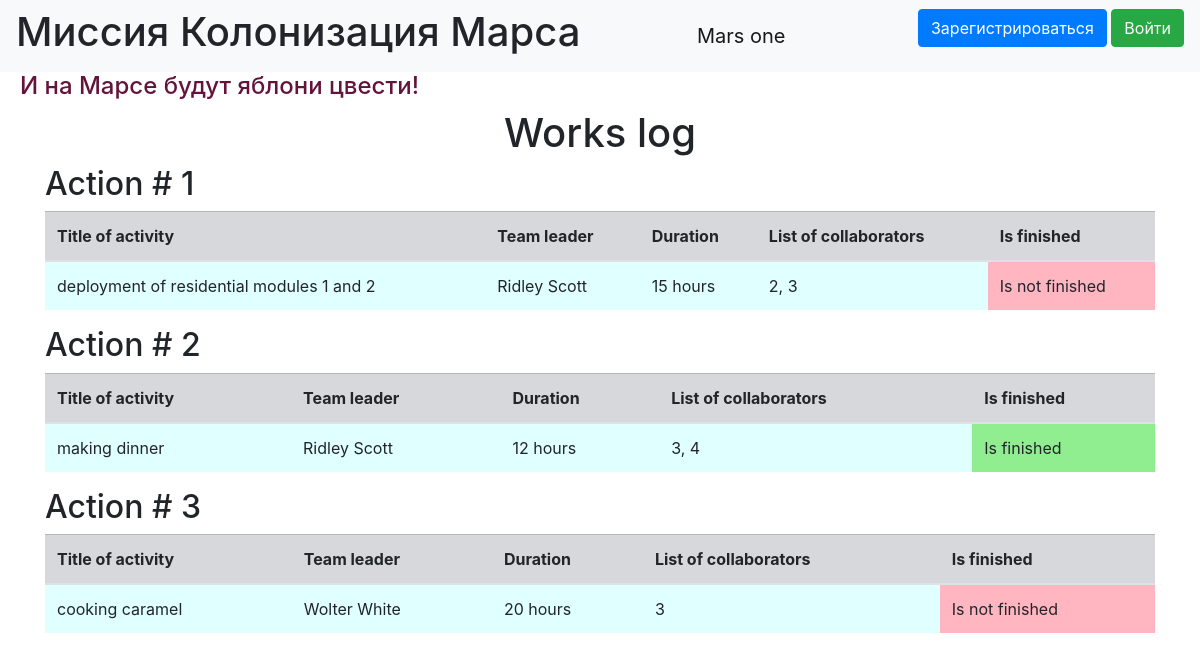
The page / on the database its author committed.
### data/jobs.py (models this page shows)
class Jobs(SqlAlchemyBase):
    __tablename__ = 'jobs'
    id = sqlalchemy.Column(sqlalchemy.Integer,
                           primary_key=True, autoincrement=True)
    team_leader = sqlalchemy.Column(sqlalchemy.Integer, sqlalchemy.ForeignKey("users.id"))
    job = sqlalchemy.Column(sqlalchemy.String)
    work_size = sqlalchemy.Column(sqlalchemy.Integer)
    collaborators = sqlalchemy.Column(sqlalchemy.String)
    creator = sqlalchemy.Column(sqlalchemy.Integer)
    start_date = sqlalchemy.Column(sqlalchemy.DateTime, default=datetime.datetime.now)
    end_date = sqlalchemy.Column(sqlalchemy.DateTime)
    is_finished = sqlalchemy.Column(sqlalchemy.Boolean, default=False)
    user = orm.relationship('User')

### data/users.py (models this page shows, shortened)
class User(SqlAlchemyBase, UserMixin):
    __tablename__ = 'users'
    id = sqlalchemy.Column(sqlalchemy.Integer,
                           primary_key=True, autoincrement=True)
    surname = sqlalchemy.Column(sqlalchemy.String)
    name = sqlalchemy.Column(sqlalchemy.String)
    age = sqlalchemy.Column(sqlalchemy.Integer)
    position = sqlalchemy.Column(sqlalchemy.String)
    speciality = sqlalchemy.Column(sqlalchemy.String)
    address = sqlalchemy.Column(sqlalchemy.String)
    email = sqlalchemy.Column(sqlalchemy.String, unique=True)
    hashed_password = sqlalchemy.Column(sqlalchemy.String)
    modified_date = sqlalchemy.Column(sqlalchemy.DateTime, default=datetime.datetime.now)
    jobs = orm.relationship("Jobs", back_populates='user')

### model1.py (the view)
@app.route("/")
def journal_works():
    db_session.global_init('db/db.sqlite')
    session = db_session.create_session()
    jobs = session.query(Jobs).all()
    return render_template('index.html', jobs=jobs,
                           title='Works log', message=request.args.get('message'),
                           message_type=request.args.get('message_type'))

### data/db_session.py (called while the page is built, shortened)
def global_init(db_file):
    global __factory
    if __factory:
        return

def create_session() -> Session:
    global __factory
    return __factory()

### templates/index.html (shortened to what this page needs)
{% extends 'base.html' %}
{% block content %}
    <h1 class="text-center">{{ title }}</h1>
    {% for job in jobs %}
        <h2>Action # {{ loop.index }}</h2>
        <table class="table">
            <thead>
                <tr class="table-secondary">
                    <th>Title of activity</th>
                    <th>Team leader</th>
                    <th>Duration</th>
                    <th>List of collaborators</th>
                    <th>Is finished</th>
                </tr>
            </thead>
            <tbody style="background-color: lightcyan">
                <tr>
                    <td>{{ job.job }}</td>
                    <td>{{ job.user.name }} {{ job.user.surname }}</td>
                    <td>{{ job.work_size }} hours</td>
                    <td>{{ job.collaborators }}</td>
                    <td style="background-color: {% if not job.is_finished %}lightpink{% else %}lightgreen{% endif %}">
                        Is {% if not job.is_finished %}not {% endif %}finished
                    </td>
                </tr>
            </tbody>
        </table>
    {% endfor %}
{% endblock %}

### templates/base.html (shortened to what this page needs)
<!doctype html>
<html lang="en">
<head>
    <link rel="stylesheet"
          href="https://stackpath.bootstrapcdn.com/bootstrap/4.4.1/css/bootstrap.min.css"
>
    <link rel="stylesheet" type="text/css" href="{{url_for('static', filename='css/style.css')}}" />
</head>
<body>
<header>
    <nav class="navbar navbar-light bg-light">
        <h1>Миссия Колонизация Марса</h1>
        <a class="navbar-brand" href="#">Mars one</a>
        {% if current_user.is_authenticated %}
            <a class="navbar-brand" href="/logout">{{ current_user.name }}</a>
        {% else %}
            <p>
                <a class="btn btn-primary " href="/register">Зарегистрироваться</a>
                <a class="btn btn-success" href="/login">Войти</a>
            </p>
        {% endif %}
    </nav>
</header>
<h4>И на Марсе будут яблони цвести!</h4>
<main role="main" class="container">
    {% block content %}{% endblock %}
</main>
</body>
</html>

### static/css/style.css (style rules this page uses)
h4 { color: rgb(100, 20, 60); padding-left: 20px; }

### rows shown on the page
Jobs: job "deployment of residential modules 1 and 2", user.name "Ridley", user.surname "Scott", work_size "15", collaborators "2, 3", is_finished "not"
Jobs: job "making dinner", user.name "Ridley", user.surname "Scott", work_size "12", collaborators "3, 4"
Jobs: job "cooking caramel", user.name "Wolter", user.surname "White", work_size "20", collaborators "3", is_finished "not"

### other values the page prints
{{ title }} "Works log"
